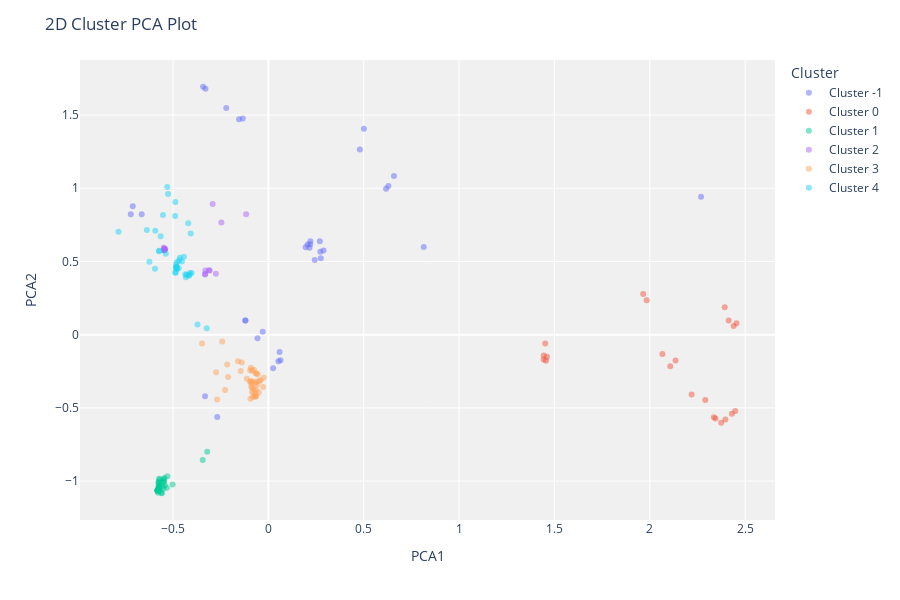

Notebook code cell kept with this figure:
### Markdown cell above
![newplot%20%283%29.png](attachment:newplot%20%283%29.png)

### Code cell
clustering.plot_model(hdbscan_model, plot = 'cluster')

### Figure 1 — Plotly figure (JSON) as saved in the notebook; plotly's stock layout.template omitted (floating-point values rounded to 4 significant figures)
{"data": [{"customdata": [[null], [null], [null], [null], [null], [null], [null], [null], [null], [null], [null], [null], [null], [null], [null], [null], [null], [null], [null], [null], [null], [null], [null], [null], [null], [null], [null], [null], [null], [null], [null], [null], [null], [null], [null]], "hovertemplate": "Cluster=Cluster -1<br>PCA1=%{x}<br>PCA2=%{y}<br>Feature=%{customdata[0]}<extra></extra>", "legendgroup": "Cluster -1", "marker": {"color": "#636efa", "opacity": 0.5, "symbol": "circle"}, "mode": "markers", "name": "Cluster -1", "orientation": "v", "showlegend": true, "textposition": "top center", "type": "scatter", "x": [0.2057, -0.6642, 0.1955, 0.2203, 0.2194, -0.3319, 0.5009, 0.4795, 0.2892, 0.8148, -0.02974, 0.2699, 0.2155, 0.2432, 0.2749, -0.05706, -0.7213, 0.6294, -0.268, 0.2723, 0.06374, 0.05285, -0.2209, -0.3298, 0.0249, -0.1205, 0.617, 0.6585, -0.1206, -0.1341, -0.7111, 0.05887, -0.3422, 2.269, -0.1539], "xaxis": "x", "y": [0.6156, 0.8228, 0.5973, 0.6379, 0.6182, -0.4208, 1.407, 1.265, 0.5743, 0.5991, 0.01973, 0.6379, 0.5938, 0.5094, 0.5222, -0.02484, 0.8219, 1.016, -0.5614, 0.566, -0.1744, -0.1819, 1.549, 1.679, -0.2299, 0.0971, 0.9973, 1.084, 0.09708, 1.477, 0.8765, -0.1186, 1.693, 0.9421, 1.472], "yaxis": "y"}, {"customdata": [[null], [null], [null], [null], [null], [null], [null], [null], [null], [null], [null], [null], [null], [null], [null], [null], [null], [null], [null], [null], [null], [null]], "hovertemplate": "Cluster=Cluster 0<br>PCA1=%{x}<br>PCA2=%{y}<br>Feature=%{customdata[0]}<extra></extra>", "legendgroup": "Cluster 0", "marker": {"color": "#EF553B", "opacity": 0.5, "symbol": "circle"}, "mode": "markers", "name": "Cluster 0", "orientation": "v", "showlegend": true, "textposition": "top center", "type": "scatter", "x": [2.43, 2.44, 2.448, 2.291, 1.452, 1.984, 2.375, 2.066, 2.397, 2.455, 2.135, 2.393, 1.443, 2.107, 2.345, 1.456, 2.414, 1.444, 1.965, 2.336, 2.219, 1.461], "xaxis": "x", "y": [-0.5405, 0.05921, -0.5206, -0.4459, -0.06066, 0.2357, -0.602, -0.1312, -0.5799, 0.07844, -0.1768, 0.1878, -0.169, -0.2156, -0.572, -0.1774, 0.09767, -0.1421, 0.2782, -0.5638, -0.408, -0.1513], "yaxis": "y"}, {"customdata": [[null], [null], [null], [null], [null], [null], [null], [null], [null], [null], [null], [null], [null], [null], [null], [null], [null], [null], [null], [null], [null], [null], [null], [null], [null], [null], [null], [null], [null], [null], [null], [null], [null], [null], [null]], "hovertemplate": "Cluster=Cluster 1<br>PCA1=%{x}<br>PCA2=%{y}<br>Feature=%{customdata[0]}<extra></extra>", "legendgroup": "Cluster 1", "marker": {"color": "#00cc96", "opacity": 0.5, "symbol": "circle"}, "mode": "markers", "name": "Cluster 1", "orientation": "v", "showlegend": true, "textposition": "top center", "type": "scatter", "x": [-0.5812, -0.5496, -0.573, -0.5589, -0.5502, -0.5567, -0.5731, -0.5815, -0.3208, -0.5425, -0.5298, -0.5745, -0.561, -0.5761, -0.5751, -0.5814, -0.5666, -0.5471, -0.5744, -0.5759, -0.5686, -0.5501, -0.5816, -0.5816, -0.5745, -0.5451, -0.5773, -0.5787, -0.5327, -0.5509, -0.5022, -0.5751, -0.3442, -0.5816, -0.5662], "xaxis": "x", "y": [-1.065, -0.9852, -1.036, -1.083, -1.053, -1.034, -0.9845, -1.065, -0.8004, -1.031, -0.9662, -1.008, -1.079, -1.043, -1.029, -1.065, -1.034, -1.003, -1.05, -1.004, -0.9888, -0.9967, -1.065, -1.065, -1.014, -0.9781, -1.057, -1.079, -1.046, -1.01, -1.023, -1.046, -0.8556, -1.065, -1.066], "yaxis": "y"}, {"customdata": [[null], [null], [null], [null], [null], [null], [null], [null], [null], [null], [null], [null], [null], [null], [null], [null], [null], [null]], "hovertemplate": "Cluster=Cluster 2<br>PCA1=%{x}<br>PCA2=%{y}<br>Feature=%{customdata[0]}<extra></extra>", "legendgroup": "Cluster 2", "marker": {"color": "#ab63fa", "opacity": 0.5, "symbol": "circle"}, "mode": "markers", "name": "Cluster 2", "orientation": "v", "showlegend": true, "textposition": "top center", "type": "scatter", "x": [-0.2464, -0.5454, -0.1167, -0.3304, -0.3319, -0.5409, -0.3083, -0.5432, -0.5455, -0.5475, -0.2751, -0.5475, -0.2921, -0.5455, -0.3107, -0.5488, -0.3319, -0.5455], "xaxis": "x", "y": [0.7664, 0.5807, 0.823, 0.4383, 0.4139, 0.586, 0.4386, 0.58, 0.5773, 0.5777, 0.4158, 0.578, 0.8934, 0.5775, 0.4398, 0.5946, 0.4116, 0.5911], "yaxis": "y"}, {"customdata": [[null], [null], [null], [null], [null], [null], [null], [null], [null], [null], [null], [null], [null], [null], [null], [null], [null], [null], [null], [null], [null], [null], [null], [null], [null], [null], [null], [null], [null], [null], [null], [null], [null], [null], [null], [null], [null], [null], [null], [null], [null], [null]], "hovertemplate": "Cluster=Cluster 3<br>PCA1=%{x}<br>PCA2=%{y}<br>Feature=%{customdata[0]}<extra></extra>", "legendgroup": "Cluster 3", "marker": {"color": "#FFA15A", "opacity": 0.5, "symbol": "circle"}, "mode": "markers", "name": "Cluster 3", "orientation": "v", "showlegend": true, "textposition": "top center", "type": "scatter", "x": [-0.06638, -0.2741, -0.3478, -0.09132, -0.06679, -0.159, -0.06593, -0.02765, -0.09003, -0.2686, -0.2421, -0.1395, -0.07634, -0.05574, -0.09105, -0.08951, -0.05039, -0.06413, -0.1453, -0.09383, -0.08219, -0.06955, -0.1129, -0.08289, -0.08304, -0.04688, -0.05753, -0.0241, -0.07588, -0.06548, -0.08632, -0.06276, -0.06642, -0.2159, -0.09684, -0.09551, -0.2114, -0.2272, -0.07553, -0.04051, -0.08561, -0.06384], "xaxis": "x", "y": [-0.4207, -0.2571, -0.05957, -0.2264, -0.4077, -0.181, -0.3278, -0.3566, -0.3549, -0.4422, -0.04675, -0.1902, -0.3726, -0.2719, -0.3163, -0.3309, -0.3944, -0.3751, -0.2487, -0.4369, -0.4246, -0.4239, -0.3006, -0.3218, -0.3606, -0.3166, -0.3395, -0.2947, -0.2397, -0.4198, -0.389, -0.2643, -0.263, -0.2042, -0.319, -0.2431, -0.2888, -0.3782, -0.393, -0.3119, -0.246, -0.3207], "yaxis": "y"}, {"customdata": [[null], [null], [null], [null], [null], [null], [null], [null], [null], [null], [null], [null], [null], [null], [null], [null], [null], [null], [null], [null], [null], [null], [null], [null], [null], [null], [null], [null], [null], [null], [null], [null], [null], [null], [null], [null], [null], [null], [null]], "hovertemplate": "Cluster=Cluster 4<br>PCA1=%{x}<br>PCA2=%{y}<br>Feature=%{customdata[0]}<extra></extra>", "legendgroup": "Cluster 4", "marker": {"color": "#19d3f3", "opacity": 0.5, "symbol": "circle"}, "mode": "markers", "name": "Cluster 4", "orientation": "v", "showlegend": true, "textposition": "top center", "type": "scatter", "x": [-0.7859, -0.5728, -0.4293, -0.3234, -0.4114, -0.4673, -0.4075, -0.484, -0.4173, -0.4852, -0.4145, -0.5647, -0.6374, -0.3717, -0.6239, -0.4324, -0.4533, -0.4429, -0.5258, -0.5524, -0.538, -0.4786, -0.47, -0.5302, -0.4203, -0.489, -0.4354, -0.4873, -0.4791, -0.573, -0.4871, -0.5931, -0.4642, -0.4817, -0.4024, -0.4817, -0.4877, -0.5945, -0.4828], "xaxis": "x", "y": [0.7024, 0.5699, 0.4098, 0.04457, 0.422, 0.5087, 0.6904, 0.4805, 0.403, 0.456, 0.4075, 0.6719, 0.7155, 0.06978, 0.499, 0.3929, 0.4994, 0.5317, 0.9602, 0.8174, 0.5523, 0.4473, 0.4553, 1.009, 0.7605, 0.8104, 0.4134, 0.4241, 0.4964, 0.5726, 0.4235, 0.7107, 0.5248, 0.4582, 0.4208, 0.4582, 0.9068, 0.4495, 0.466], "yaxis": "y"}], "layout": {"height": 600, "legend": {"title": {"text": "Cluster"}, "tracegroupgap": 0}, "margin": {"t": 60}, "plot_bgcolor": "rgb(240,240,240)", "title": {"text": "2D Cluster PCA Plot"}, "xaxis": {"anchor": "y", "domain": [0, 1], "title": {"text": "PCA1"}}, "yaxis": {"anchor": "x", "domain": [0, 1], "title": {"text": "PCA2"}}}}
